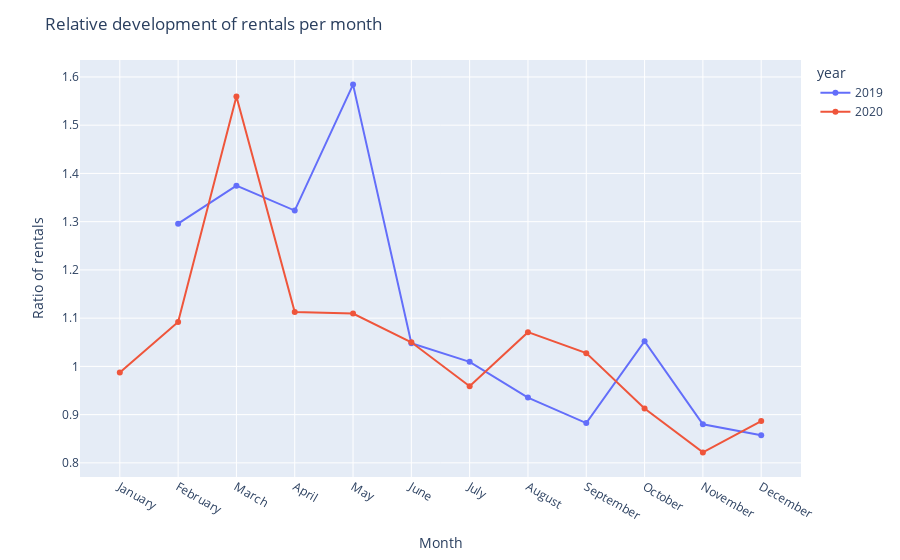

Write notebook code for a chart like this one.
### Markdown cell above
## Relative development of rentals per month

### Code cell
# Calculate amount of rentals per year 2019 and month
df_2019_gmw = df_2019[["month","month_w","year","datetime"]].groupby(["year","month_w","month"],as_index=False).count()
df_2019_gmw = df_2019_gmw.rename(columns={"datetime":"count"}).sort_values(by="month")

# Calculate amount of rentals per year 2020 and month
df_2020_gmw = df_2020[["month","month_w","year","datetime"]].groupby(["year","month_w","month"],as_index=False).count()
df_2020_gmw = df_2020_gmw.rename(columns={"datetime":"count"}).sort_values(by="month")

# Append two dataframes and safe in one 
df_gmw_append = df_2019_gmw.append(df_2020_gmw)

# Save amount of rentals from last month in the next row
df_gmw_append["last_month_count"]=df_gmw_append["count"].shift()

# Save year of last row in the next row
df_gmw_append["year_last_count"]=df_gmw_append["year"].shift()

# When the years in the same row don't match --> NaN in column "last_month_count"
# Is optional as ratio between Dec 19 and Jan 20 could also be important
# df_gmw_append.loc[df_gmw_append.year_last_count != df_gmw_append.year, "last_month_count"]= None

# Calculate ratio between rentals from two following months
df_gmw_append["ratio"]=df_gmw_append["count"] / df_gmw_append.last_month_count

# Show monthly development of amount of rentals
fig_gmw = px.line(df_gmw_append,x="month_w",y="ratio",color="year",markers=True)
fig_gmw.update_layout(title="Relative development of rentals per month", xaxis_title="Month", yaxis_title="Ratio of rentals")

### Figure 1 — Plotly figure (JSON) as saved in the notebook; plotly's stock layout.template omitted (floating-point values rounded to 4 significant figures)
{"data": [{"hovertemplate": "year=2019<br>month_w=%{x}<br>ratio=%{y}<extra></extra>", "legendgroup": "2019", "line": {"color": "#636efa", "dash": "solid"}, "marker": {"symbol": "circle"}, "mode": "lines+markers", "name": "2019", "orientation": "v", "showlegend": true, "type": "scatter", "x": ["January", "February", "March", "April", "May", "June", "July", "August", "September", "October", "November", "December"], "xaxis": "x", "y": [null, 1.296, 1.375, 1.323, 1.584, 1.048, 1.009, 0.9353, 0.8824, 1.052, 0.8801, 0.8574], "yaxis": "y"}, {"hovertemplate": "year=2020<br>month_w=%{x}<br>ratio=%{y}<extra></extra>", "legendgroup": "2020", "line": {"color": "#EF553B", "dash": "solid"}, "marker": {"symbol": "circle"}, "mode": "lines+markers", "name": "2020", "orientation": "v", "showlegend": true, "type": "scatter", "x": ["January", "February", "March", "April", "May", "June", "July", "August", "September", "October", "November", "December"], "xaxis": "x", "y": [0.9872, 1.092, 1.56, 1.112, 1.109, 1.05, 0.959, 1.071, 1.027, 0.9128, 0.8217, 0.8866], "yaxis": "y"}], "layout": {"autosize": true, "legend": {"title": {"text": "year"}, "tracegroupgap": 0}, "margin": {"t": 60}, "title": {"text": "Relative development of rentals per month"}, "xaxis": {"anchor": "y", "autorange": true, "domain": [0, 1], "range": [-0.6826, 11.68], "title": {"text": "Month"}, "type": "category"}, "yaxis": {"anchor": "x", "autorange": true, "domain": [0, 1], "range": [0.7623, 1.644], "title": {"text": "Ratio of rentals"}, "type": "linear"}}}
